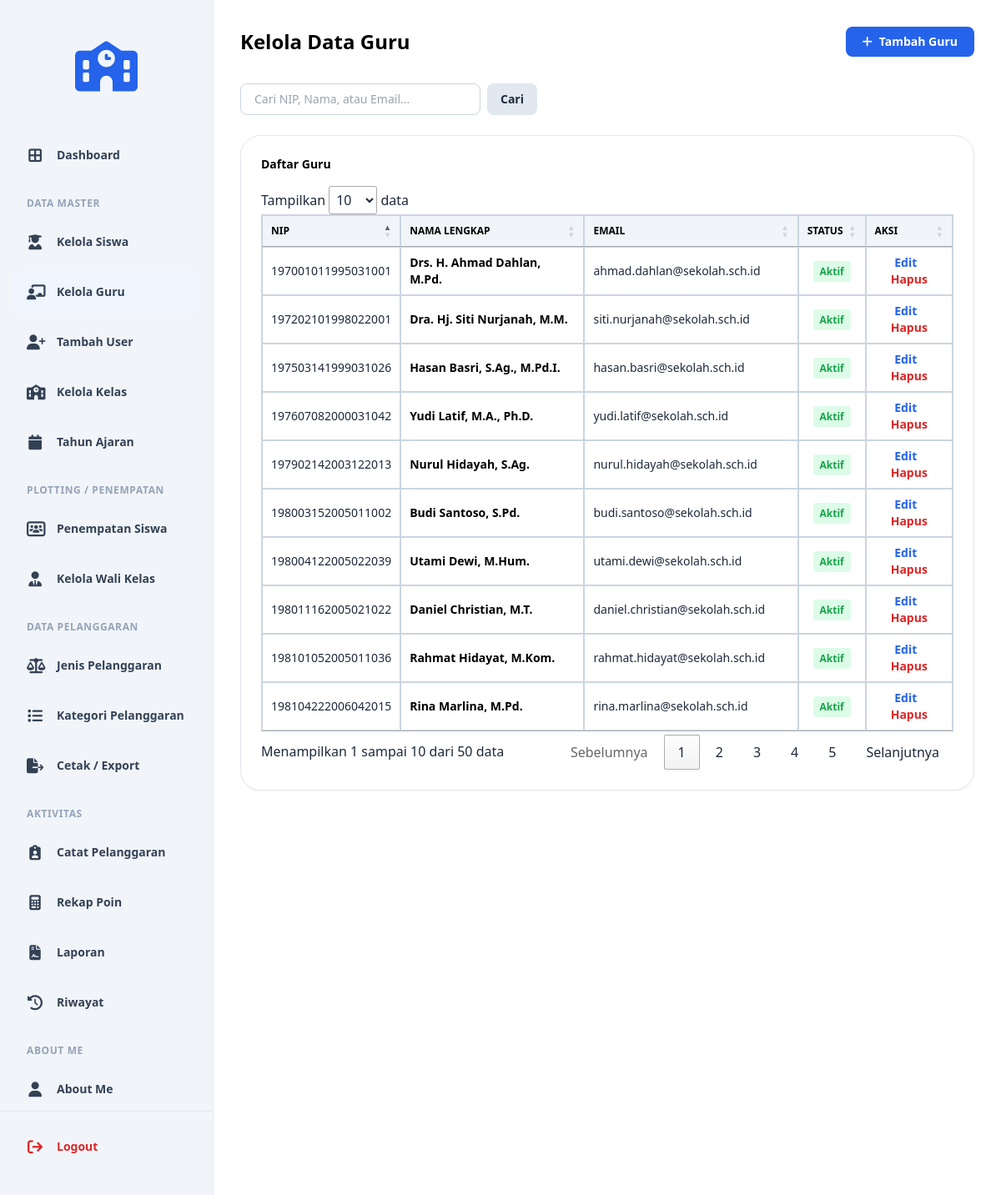
The page /kelola_guru.php (signed in) on the database its author committed.
### tables this page shows
CREATE TABLE `t_guru` (
  `id` int(11) NOT NULL,
  `nip` varchar(30) NOT NULL,
  `nama` varchar(150) DEFAULT NULL,
  `email` varchar(150) NOT NULL,
  `status_aktif` tinyint(1) NOT NULL,
  `user_id` int(11) NOT NULL,
  `created_at` timestamp NOT NULL DEFAULT current_timestamp(),
  `updated_at` timestamp NOT NULL DEFAULT current_timestamp()
);

### kelola_guru.php (the view, shortened to what this page needs)
<?php
include 'config/koneksi.php';
$search = $_GET['search'] ?? '';
$where = "";
$query_data = "SELECT * FROM t_guru $where ORDER BY id DESC";
$result = mysqli_query($koneksi, $query_data);
?>
<!DOCTYPE html>
<html lang="id">
<head>
    <?php include 'layouts/head.php'; ?>
    <link rel="stylesheet" href="https://cdn.datatables.net/1.13.6/css/jquery.dataTables.min.css">
</head>
<body class="bg-white text-slate-800 font-sans">
    <div class="flex min-h-screen">
        <?php include 'layouts/sidebar.php'; ?>
        <main class="flex-1 p-8 bg-white overflow-y-auto">
            <div class="flex justify-between items-center mb-8">
                <h1 class="text-2xl font-bold text-black">Kelola Data Guru</h1>
                <a href="tambah_guru.php" class="bg-blue-600 hover:bg-blue-700 text-white px-5 py-2 rounded-lg font-bold text-sm shadow-sm transition flex items-center gap-2">
                    <i class="fa-solid fa-plus"></i> Tambah Guru
                </a>
            </div>
            <form method="GET" class="mb-6 flex gap-2">
                <input type="text" name="search" value="<?php echo htmlspecialchars($search); ?>" placeholder="Cari NIP, Nama, atau Email..." class="px-4 py-2 border border-slate-300 rounded-lg text-sm w-72 focus:outline-none focus:border-blue-600">
                <button type="submit" class="bg-slate-200 hover:bg-slate-300 text-slate-800 px-4 py-2 rounded-lg text-sm font-bold">Cari</button>
            </form>
            <div class="bg-white p-6 rounded-[1.5rem] shadow-sm border border-slate-200">
                <h3 class="text-sm font-bold text-black mb-4">Daftar Guru</h3>
                <div class="overflow-x-auto">
                    <table id="tabelData" class="w-full border-collapse border border-slate-300">
                        <thead class="bg-slate-100">
                            <tr>
                                <th class="border border-slate-300 px-4 py-3 text-xs font-bold text-black uppercase text-center">NIP</th>
                                <th class="border border-slate-300 px-4 py-3 text-xs font-bold text-black uppercase text-left">NAMA LENGKAP</th>
                                <th class="border border-slate-300 px-4 py-3 text-xs font-bold text-black uppercase text-left">EMAIL</th>
                                <th class="border border-slate-300 px-4 py-3 text-xs font-bold text-black uppercase text-center">STATUS</th>
                                <th class="border border-slate-300 px-4 py-3 text-xs font-bold text-black uppercase text-center">AKSI</th>
                            </tr>
                        </thead>
                        <tbody>
                            <?php if ($result && mysqli_num_rows($result) > 0): ?>
                                <?php while ($data = mysqli_fetch_assoc($result)): ?>
                                    <tr class="hover:bg-slate-50">
                                        <td class="border border-slate-300 px-4 py-3 text-sm text-center"><?php echo htmlspecialchars($data['nip']); ?></td>
                                        <td class="border border-slate-300 px-4 py-3 text-sm font-bold text-black"><?php echo htmlspecialchars($data['nama']); ?></td>
                                        <td class="border border-slate-300 px-4 py-3 text-sm"><?php echo htmlspecialchars($data['email']); ?></td>
                                        <td class="border border-slate-300 px-4 py-3 text-sm text-center">
                                            <?php echo $data['status_aktif'] == 1 ? '<span class="text-green-600 font-bold bg-green-100 px-2 py-1 rounded text-xs">Aktif</span>' : '<span class="text-slate-500 font-bold bg-slate-100 px-2 py-1 rounded text-xs">Non-Aktif</span>'; ?>
                                        </td>
                                        <td class="border border-slate-300 px-4 py-3 text-sm text-center">
                                            <a href="edit_guru.php?id=<?php echo $data['id']; ?>" class="text-blue-600 font-bold mr-2 hover:underline">Edit</a>
                                            <a href="kelola_guru.php?delete_user_id=<?php echo $data['user_id']; ?>" onclick="return confirm('Menghapus guru ini juga akan menghapus akun loginnya! Lanjutkan?')" class="text-red-600 font-bold hover:underline">Hapus</a>
                                        </td>
                                    </tr>
                                <?php endwhile; ?>
                            <?php else: ?>
                                <tr><td colspan="5" class="border border-slate-300 px-4 py-8 text-center text-slate-500 font-bold">Belum ada data.</td></tr>
                            <?php endif; ?>
                        </tbody>
                    </table>
                </div>
            </div>
        </main>
    </div>
</body>
</html>

### layouts/head.php (shortened to what this page needs)
<script src="https://cdn.tailwindcss.com"></script>
<link href="https://cdnjs.cloudflare.com/ajax/libs/font-awesome/6.4.0/css/all.min.css" rel="stylesheet">

### layouts/sidebar.php
<?php
$dashboard_link = 'dashboard.php';
$current_page = basename($_SERVER['PHP_SELF']);
$role = $_SESSION['role'] ?? '';
?>
<aside class="w-64 bg-slate-100 flex flex-col hidden md:flex shrink-0 border-r border-slate-200">
    <div class="flex items-center justify-center h-32 mt-4">
        <i class="fa-solid fa-school text-6xl text-blue-600"></i>
    </div>
    <nav class="flex-1 px-4 space-y-2 mt-4 overflow-y-auto">
        <a href="<?php echo $dashboard_link; ?>" class="flex items-center gap-4 px-4 py-3 text-sm font-bold text-slate-700 hover:text-blue-600 transition <?php echo ($current_page == 'dashboard.php') ? 'text-blue-600 bg-blue-50 rounded-lg' : ''; ?>">
            <i class="fa-solid fa-border-all text-lg w-5 text-center"></i> Dashboard
        </a>
        <?php if ($role === 'Admin'): ?>
            <div class="pt-4 pb-1">
                <p class="px-4 text-xs font-bold text-slate-400 uppercase tracking-wider">Data Master</p>
            </div>
            <a href="kelola_siswa.php" class="flex items-center gap-4 px-4 py-3 text-sm font-bold text-slate-700 hover:text-blue-600 transition <?php echo $current_page == 'kelola_siswa.php' ? 'text-blue-600 bg-blue-50 rounded-lg' : ''; ?>">
                <i class="fa-solid fa-user-graduate text-lg w-5 text-center"></i> Kelola Siswa
            </a>
            <a href="kelola_guru.php" class="flex items-center gap-4 px-4 py-3 text-sm font-bold text-slate-700 hover:text-blue-600 transition <?php echo $current_page == 'kelola_guru.php' ? 'text-blue-600 bg-blue-50 rounded-lg' : ''; ?>">
                <i class="fa-solid fa-chalkboard-user text-lg w-5 text-center"></i> Kelola Guru
            </a>
            <a href="tambah_user.php" class="flex items-center gap-4 px-4 py-3 text-sm font-bold text-slate-700 hover:text-blue-600 transition <?php echo $current_page == 'tambah_user.php' ? 'text-blue-600 bg-blue-50 rounded-lg' : ''; ?>">
                <i class="fa-solid fa-user-plus text-lg w-5 text-center"></i> Tambah User
            </a>
            <a href="kelola_kelas.php" class="flex items-center gap-4 px-4 py-3 text-sm font-bold text-slate-700 hover:text-blue-600 transition <?php echo $current_page == 'kelola_kelas.php' ? 'text-blue-600 bg-blue-50 rounded-lg' : ''; ?>">
                <i class="fa-solid fa-school text-lg w-5 text-center"></i> Kelola Kelas
            </a>
            <a href="kelola_tahun_ajaran.php" class="flex items-center gap-4 px-4 py-3 text-sm font-bold text-slate-700 hover:text-blue-600 transition <?php echo $current_page == 'kelola_tahun_ajaran.php' ? 'text-blue-600 bg-blue-50 rounded-lg' : ''; ?>">
                <i class="fa-solid fa-calendar text-lg w-5 text-center"></i> Tahun Ajaran
            </a>
            <div class="pt-4 pb-1">
                <p class="px-4 text-xs font-bold text-slate-400 uppercase tracking-wider">Plotting / Penempatan</p>
            </div>
            <a href="penempatan_siswa.php" class="flex items-center gap-4 px-4 py-3 text-sm font-bold text-slate-700 hover:text-blue-600 transition <?php echo $current_page == 'penempatan_siswa.php' ? 'text-blue-600 bg-blue-50 rounded-lg' : ''; ?>">
                <i class="fa-solid fa-users-rectangle text-lg w-5 text-center"></i> Penempatan Siswa
            </a>
            <a href="walikelas.php" class="flex items-center gap-4 px-4 py-3 text-sm font-bold text-slate-700 hover:text-blue-600 transition <?php echo $current_page == 'walikelas.php' ? 'text-blue-600 bg-blue-50 rounded-lg' : ''; ?>">
                <i class="fa-solid fa-user-tie text-lg w-5 text-center"></i> Kelola Wali Kelas
            </a>
            <div class="pt-4 pb-1">
                <p class="px-4 text-xs font-bold text-slate-400 uppercase tracking-wider">Data Pelanggaran</p>
            </div>
            <a href="kelola_jenis_pelanggaran.php" class="flex items-center gap-4 px-4 py-3 text-sm font-bold text-slate-700 hover:text-blue-600 transition <?php echo $current_page == 'kelola_jenis_pelanggaran.php' ? 'text-blue-600 bg-blue-50 rounded-lg' : ''; ?>">
                <i class="fa-solid fa-scale-balanced text-lg w-5 text-center"></i> Jenis Pelanggaran
            </a>
            <a href="kelola_kategori_pelanggaran.php" class="flex items-center gap-4 px-4 py-3 text-sm font-bold text-slate-700 hover:text-blue-600 transition <?php echo $current_page == 'kelola_kategori_pelanggaran.php' ? 'text-blue-600 bg-blue-50 rounded-lg' : ''; ?>">
                <i class="fa-solid fa-list text-lg w-5 text-center"></i> Kategori Pelanggaran
            </a>
            <a href="cetak_export.php" class="flex items-center gap-4 px-4 py-3 text-sm font-bold text-slate-700 hover:text-blue-600 transition <?php echo $current_page == 'cetak_export.php' ? 'text-blue-600 bg-blue-50 rounded-lg' : ''; ?>">
                <i class="fa-solid fa-file-export text-lg w-5 text-center"></i> Cetak / Export
            </a>
        <?php endif; ?>
        <div class="pt-4 pb-1">
            <p class="px-4 text-xs font-bold text-slate-400 uppercase tracking-wider">Aktivitas</p>
        </div>
        <a href="catatan_pelanggaran.php" class="flex items-center gap-4 px-4 py-3 text-sm font-bold text-slate-700 hover:text-blue-600 transition <?php echo $current_page == 'catatan_pelanggaran.php' ? 'text-blue-600 bg-blue-50 rounded-lg' : ''; ?>">
            <i class="fa-solid fa-clipboard-user text-lg w-5 text-center"></i> Catat Pelanggaran
        </a>
        <a href="rekap_point.php" class="flex items-center gap-4 px-4 py-3 text-sm font-bold text-slate-700 hover:text-blue-600 transition <?php echo $current_page == 'rekap_point.php' ? 'text-blue-600 bg-blue-50 rounded-lg' : ''; ?>">
            <i class="fa-solid fa-calculator text-lg w-5 text-center"></i> Rekap Poin
        </a>
        <a href="laporan.php" class="flex items-center gap-4 px-4 py-3 text-sm font-bold text-slate-700 hover:text-blue-600 transition <?php echo $current_page == 'laporan.php' ? 'text-blue-600 bg-blue-50 rounded-lg' : ''; ?>">
            <i class="fa-solid fa-file-contract text-lg w-5 text-center"></i> Laporan
        </a>
        <a href="riwayat.php" class="flex items-center gap-4 px-4 py-3 text-sm font-bold text-slate-700 hover:text-blue-600 transition <?php echo $current_page == 'riwayat.php' ? 'text-blue-600 bg-blue-50 rounded-lg' : ''; ?>">
            <i class="fa-solid fa-clock-rotate-left text-lg w-5 text-center"></i> Riwayat
        </a>
        <?php if ($role === 'Admin'): ?>
        <div class="pt-4 pb-1">
            <p class="px-4 text-xs font-bold text-slate-400 uppercase tracking-wider">About Me</p>
        </div>
        <a href="aboutme.php" class="flex items-center gap-4 px-4 py-3 text-sm font-bold text-slate-700 hover:text-blue-600 transition <?php echo $current_page == 'aboutme.php' ? 'text-blue-600 bg-blue-50 rounded-lg' : ''; ?>">
            <i class="fa-solid fa-user text-lg w-5 text-center"></i> About Me
        </a>
        <?php endif; ?>
    </nav>
    <div class="p-4 mb-4 border-t border-slate-200">
        <a href="logout.php" class="flex items-center gap-4 px-4 py-3 text-sm font-bold text-red-600 hover:bg-red-50 rounded-lg transition">
            <i class="fa-solid fa-arrow-right-from-bracket text-lg w-5 text-center"></i> Logout
        </a>
    </div>
</aside>

### rows shown on the page
t_guru: nip "197607082000031042", nama "Yudi Latif, M.A., Ph.D.", email "yudi.latif@sekolah.sch.id", status_aktif "Aktif"
t_guru: nip "198004122005022039", nama "Utami Dewi, M.Hum.", email "utami.dewi@sekolah.sch.id", status_aktif "Aktif"
t_guru: nip "198101052005011036", nama "Rahmat Hidayat, M.Kom.", email "rahmat.hidayat@sekolah.sch.id", status_aktif "Aktif"
t_guru: nip "197503141999031026", nama "Hasan Basri, S.Ag., M.Pd.I.", email "hasan.basri@sekolah.sch.id", status_aktif "Aktif"
t_guru: nip "198011162005021022", nama "Daniel Christian, M.T.", email "daniel.christian@sekolah.sch.id", status_aktif "Aktif"
t_guru: nip "198104222006042015", nama "Rina Marlina, M.Pd.", email "rina.marlina@sekolah.sch.id", status_aktif "Aktif"
t_guru: nip "197902142003122013", nama "Nurul Hidayah, S.Ag.", email "nurul.hidayah@sekolah.sch.id", status_aktif "Aktif"
t_guru: nip "198003152005011002", nama "Budi Santoso, S.Pd.", email "budi.santoso@sekolah.sch.id", status_aktif "Aktif"
t_guru: nip "197202101998022001", nama "Dra. Hj. Siti Nurjanah, M.M.", email "siti.nurjanah@sekolah.sch.id", status_aktif "Aktif"
t_guru: nip "197001011995031001", nama "Drs. H. Ahmad Dahlan, M.Pd.", email "ahmad.dahlan@sekolah.sch.id", status_aktif "Aktif"
